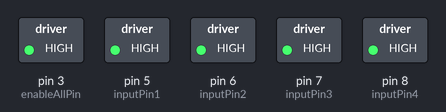
A sketch run on a simulated Arduino Uno, built with avr-gcc and run on an emulated ATmega328P. Parts: switched loads named in the sketch (green lamp = pin HIGH). At 8.9 s the program stops and its outputs stay as they are.

Above: at 0.1 s.
At 3.21 s:
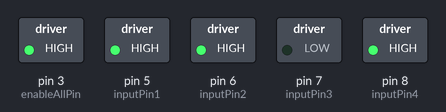
At 7.9 s:
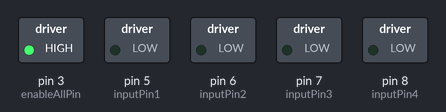
Timing chart, 0 to 9.4 s (numbered marks = the images above):
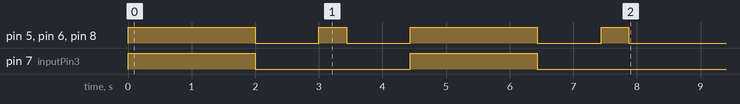

Measured:
- by itself, pin 7 (inputPin3): alternates HIGH for 2.0 s and LOW for 2.4 s
- by itself, pin 5 (inputPin1), pin 6 (inputPin2), pin 8 (inputPin4): LOW → HIGH at 0.00 s, → LOW 2.0 s later, → HIGH 1.0 s later, → LOW 0.44 s later, … (8 changes in this stretch)

The sketch:

move_smartcar_dir_dist_v1.1.ino
```cpp
// move_smartcar_dir_dist_v1.1
// d26m08y2024
// Drive program / client code
// Goal: An attempt to move car forward this time delegating
// guidance and control to an AutoPilot class as opposed to
// using regular functions
// Bibliography"
// Bibliography:
// 1.) McWhorter, (2020), Introduction to Robotics and Robot Training Tutorials
// 2.) Horton and Van Weert, (2023), C++ 23
// 3.) Horton, I., (2014), Visual C++
// 4.) http://www.101.lv/learn/C++/
// 5.) Friedenthal, et al. (2015)
// To do:
// 1.) Instead of using literals to initialize the Autopilot class object, implement a
//     single parameter constructor using the explicit keyword.
// 2.) Next, test the single parameter constructor in the driver program and initialize
//     the three parameter Autopilot object using their single parameter counterparts.
// 3.) Next, implement member access functions for moveCarForward(...) that pass an
//     array of Motor type as parameter to initialize the pin numbers.
//

//#include "Motor.h" (Can only be included once; duplicate headers will trigger and error
#include "Autopilot.h"

// Declare global variable:
Motor enableAllPin {3};    // Create and initialize class objects, accordingly
Motor inputPin1 {5};
Motor inputPin2 {6};
Motor inputPin3 {7};
Motor inputPin4 {8};

//Autopilot a_LinearDisp{2.0,,};    // Define a single parameter constructor

Autopilot pilotOne{2.0,2,enableAllPin};    // Create an object of Autopilot class...
                                       // and initialize the same using literals and Motor type

float a_Millisec = 1000;    // Set time, i.e. 1000 milli second = 1 second


void setup() {
  // put your setup code here, to run once:
  // Turn serial monitor on:
  Serial.begin(9600);    // Specify baudrate of serial monitor

  // Setup pins:x
  pinMode(enableAllPin.getPinNumber(),OUTPUT);
  pinMode(inputPin1.getPinNumber(),OUTPUT);
  pinMode(inputPin2.getPinNumber(),OUTPUT);
  pinMode(inputPin3.getPinNumber(),OUTPUT);
  pinMode(inputPin4.getPinNumber(),OUTPUT);

  // Activate main pin:
  digitalWrite(enableAllPin.getPinNumber(),HIGH);

}

void loop() {
  // put your main code here, to run repeatedly:

  // Call functions:
  // NOTE: Pay attention to the arguments passed as well as their units
  // ( e.g. meters, radians, etc)
  pilotOne.moveCarForward(2.0,inputPin1,inputPin2,inputPin3,inputPin4);    // NOTE: Pay attention to the arguments passed!
  pilotOne.stopCar(inputPin1,inputPin2,inputPin3,inputPin4);
  pilotOne.turnCarRight(180,inputPin1,inputPin2,inputPin3,inputPin4);    // NOTE: Pay attention to the arguments passed!
  pilotOne.stopCar(inputPin1,inputPin2,inputPin3,inputPin4);
  pilotOne.moveCarForward(2.0,inputPin1,inputPin2,inputPin3,inputPin4);
  pilotOne.stopCar(inputPin1,inputPin2,inputPin3,inputPin4);
  pilotOne.turnCarLeft(180,inputPin1,inputPin2,inputPin3,inputPin4);
  pilotOne.stopCar(inputPin1,inputPin2,inputPin3,inputPin4);

  while(true)
  {
    // Indefinite pause/loop
  }

}
```

Autopilot.cpp
```cpp
// Autopilot.cpp
// d26m08y2024
// Class implementation
// Rationale: Attempt to decompose system functions and delegate
// guidance and control of SmartCar System to the AutoPilot module
// under the GuidanceAndControl Subsystem
// Goal: To move SmartCar forward using class implementation
// Bibliography:
// 1.) McWhorter, (2020), Introduction to Robotics and Robot Training Tutorials
// 2.) Horton and Van Weert, (2023), C++ 23
// 3.) Horton, I., (2014), Visual C++
// 4.) http://www.101.lv/learn/C++/
// 5.) Friedenthal, et al. (2015)
//

#include "Autopilot.h"
#include<Arduino.h>    // Need to add <Arduino.h> preprocessor directive since it already appears in
// Motor.cpp class implementation

// Class definitions:
Autopilot::Autopilot() = default;    // Use 'default' keyword since body of the constructor
Autopilot::~Autopilot() = default;    // contains no content

// Constructor initialized using member initializer list (p. 464, Horton and Van Weert (2023)):
Autopilot::Autopilot(float f_linDisp, float f_angDisp, Motor f_pinNum)
    :m_linearDisp{f_linDisp}, m_angularDisp{f_angDisp}, m_pinNumber{f_pinNum}
{
  //Serial.println("Autopilot copy constructor called.");
}

// Copy constructor to copy by reference hence, '&' operator:
Autopilot::Autopilot(const Autopilot& f_linDisp, const Autopilot& f_angDisp, const Autopilot& f_pinNum)
    :m_linearDisp{f_linDisp.m_linearDisp}, m_angularDisp{f_angDisp.m_angularDisp}, m_pinNumber{f_pinNum.m_pinNumber}
{
  //Serial.println("Autopilot copy constructor called.");
}

// Member function definitions:
//void Autopilot::moveCarForward(float f_linDisp, Motor f_pinNum)
//{
//  m_pinNumber = f_pinNum;
//}

void Autopilot::moveCarForward(float f_linDisp, Motor f_pinNum1, Motor f_pinNum2, Motor f_pinNum3, Motor f_pinNum4)
{
  // Make car go forward:
  digitalWrite(f_pinNum1.getPinNumber(),1);
  digitalWrite(f_pinNum2.getPinNumber(),1);
  digitalWrite(f_pinNum3.getPinNumber(),1);
  digitalWrite(f_pinNum4.getPinNumber(),1);

  float f_Time = 0;    // Initialize time
  float a_Millisec = 1000;

  f_Time = (f_linDisp/1.0007804) * a_Millisec;    // Compute time (NOTE: Account for
                                                   // milliseconds)
  delay(f_Time);    // Add delay for 1 second
  //stopCar();    // Call function
}


void Autopilot::moveCarBackward(float f_linDisp, Motor f_pinNum1, Motor f_pinNum2, Motor f_pinNum3, Motor f_pinNum4)
{
  // Make car go backward:
  digitalWrite(f_pinNum1.getPinNumber(),1);
  digitalWrite(f_pinNum2.getPinNumber(),1);
  digitalWrite(f_pinNum3.getPinNumber(),0);
  digitalWrite(f_pinNum4.getPinNumber(),0);

  float f_Time = 0;    // Initialize time
  float a_Millisec = 1000;

  f_Time = (f_linDisp/1.0007804) * a_Millisec;    // Compute time (NOTE: Account for
                                                   // milliseconds)
  delay(f_Time);    // Add delay for 1 second
  //stopCar();    // Call function
}

void Autopilot::turnCarRight(float f_angDisp, Motor f_pinNum1, Motor f_pinNum2, Motor f_pinNum3, Motor f_pinNum4)
{
  // Make car turn right:
  digitalWrite(f_pinNum1.getPinNumber(),1);
  digitalWrite(f_pinNum2.getPinNumber(),1);
  digitalWrite(f_pinNum3.getPinNumber(),0);
  digitalWrite(f_pinNum4.getPinNumber(),1);

  float f_Time = 0;    // Initialize time
  float a_Millisec = 1000;

  // NOTE: The value of the divisor below was computed as the rate of angular
  // displacement during manual calibration process:
  f_Time = (f_angDisp/410) * a_Millisec;    // Compute time (NOTE: Account for
                                                   // milliseconds)
  //Serial.println("Time = ");
  //Serial.println(f_Time);
  //Serial.println("Angular Distance = ");
  //Serial.println(f_angDisp);

  delay(f_Time);    // Add delay for 1 second
  //stopCar();    // Call function

}

void Autopilot::turnCarLeft(float f_angDisp, Motor f_pinNum1, Motor f_pinNum2, Motor f_pinNum3, Motor f_pinNum4)
{
  // Make car turn right:
  digitalWrite(f_pinNum1.getPinNumber(),1);
  digitalWrite(f_pinNum2.getPinNumber(),1);
  digitalWrite(f_pinNum3.getPinNumber(),0);
  digitalWrite(f_pinNum4.getPinNumber(),1);

  float f_Time = 0;    // Initialize time
  float a_Millisec = 1000;

  // NOTE: The value of the divisor below was computed as the rate of angular
  // displacement during manual calibration process:
  f_Time = (f_angDisp/410) * a_Millisec;    // Compute time (NOTE: Account for
                                                   // milliseconds)
  //Serial.println("Time = ");
  //Serial.println(f_Time);
  //Serial.println("Angular Distance = ");
  //Serial.println(f_angDisp);

  delay(f_Time);    // Add delay for 1 second
  //stopCar();    // Call function

}


void Autopilot::stopCar(Motor f_pinNum1, Motor f_pinNum2, Motor f_pinNum3, Motor f_pinNum4)
{
  // Make car go forward:
  digitalWrite(f_pinNum1.getPinNumber(),0);
  digitalWrite(f_pinNum2.getPinNumber(),0);
  digitalWrite(f_pinNum3.getPinNumber(),0);
  digitalWrite(f_pinNum4.getPinNumber(),0);

  float a_Millisec = 1000;

  delay(a_Millisec);    // Add delay for 1 second
}
```

Autopilot.h
```cpp
// Autopilot.h
// d26m08y2024
// Class header file
// Rationale: Attempt to decompose system functions and delegate
// guidance and control of SmartCar System to the AutoPilot module
// under the GuidanceAndControl Subsystem
// Goal: To move SmartCar forward using class implementation
// Bibliography:
// 1.) McWhorter, (2020), Introduction to Robotics and Robot Training Tutorials
// 2.) Horton and Van Weert, (2023), C++ 23
// 3.) Horton, I., (2014), Visual C++
// 4.) http://www.101.lv/learn/C++/
// 5.) Friedenthal, et al. (2015)
//

#include "Motor.h"    // Preprocessor directive to include 'Motor.h' header files

// Class declaration of prototypes:
class Autopilot
{
  public:
      Autopilot();    // User defined default constructor prototype
      ~Autopilot();    // " " " destructor " "

      explicit Autopilot(float f_linDisp, float f_angDisp, Motor f_pinNum);    // " " constructor
                                        // prototype with 'explicit' keyword
      Autopilot(const Autopilot& f_linDisp, const Autopilot& f_angDisp, const Autopilot& f_pinNum);    // User defined
                                        // copy constructor prototype
      // Member function prototype:
      void moveCarForward(float f_linDisp, Motor f_pinNum1, Motor f_pinNum2, Motor f_pinNum3, Motor f_pinNum4);
      void moveCarBackward(float f_linDisp, Motor f_pinNum1, Motor f_pinNum2, Motor f_pinNum3, Motor f_pinNum4);
      void turnCarRight(float f_angDisp, Motor f_pinNum1, Motor f_pinNum2, Motor f_pinNum3, Motor f_pinNum4);
      void turnCarLeft(float f_angDisp, Motor f_pinNum1, Motor f_pinNum2, Motor f_pinNum3, Motor f_pinNum4);
      void stopCar(Motor f_pinNum1, Motor f_pinNum2, Motor f_pinNum3, Motor f_pinNum4);

  private:
      float m_linearDisp;    // Member variable (Note the variable types)
      float m_angularDisp;
      Motor m_pinNumber;
};   // Never forget to add ';' to legitimize the class declaration
```

Motor.cpp
```cpp
// Motor.cpp
// d24m08y2024
// Class implementation
// Rationale: Named it 'Motor' as opposed to 'Motors' because in the future
// one can create an array of motors like in the example on p. 460
// of Horton & Van Weert, (2023).
// Goal: To move smartcar forward using class implementation
// Bibliography"
// 1.) McWhorter, (2020), Introduction to Robotics and Robot Training Tutorials
// 2.) Horton and Van Weert, (2023), C++ 23
//

#include "Motor.h"
#include<Arduino.h>

// Class definitions:
Motor::Motor() = default;    // Use 'default' keyword since body of constructor
Motor::~Motor() = default;    // contains no content and it is best practice

// Constructor initialized using member initializer list:
Motor::Motor(int f_pinNum):m_pinNumber{f_pinNum}
{
  //Serial.println("Motor single-argument constructor called.");
}

// Copy constructor to copy by reference hence, '&' operator:
Motor::Motor(const Motor& f_pinNum)
    :m_pinNumber{f_pinNum.m_pinNumber}
{
  //Serial.println("Motor copy constructor called.");
}

// Member function definitions:
void Motor::setPinNumber(int f_pinNum)
{
  m_pinNumber = f_pinNum;
}

int Motor::getPinNumber()
{
  return m_pinNumber;
}
```

Motor.h
```cpp
// Motor.h
// d24m08y2024
// Class header file
// Rationale: Named it 'Motor' as opposed to 'Motors' because in the future
// one can create an array of motors like in the example on p. 460
// of Horton & Van Weert, (2023).
// Goal: To move smartcar forward using class implementation
// Bibliography"
// 1.) McWhorter, (2020), Introduction to Robotics and Robot Training Tutorials
// 2.) Horton and Van Weert, (2023), C++ 23
//

// Class declaration of prototypes:
class Motor
{
  public:
      Motor();    // User defined default constructor prototypes
      ~Motor();    // " " " destructor " "

      explicit Motor(int f_pinNum);    // " " constructor prototype with 'explicit' keyword...
                                       // because this is a single argument constructor.
      Motor(const Motor& f_pinNum);    // User defined copy constructor prototype

      void setPinNumber(int f_pinNum);    // Member function prototype to assign
                                          // member variable with pin number
      int getPinNumber();    // "" to retrieve value of member variable
  private:
      int m_pinNumber;    // Member variable

};    // Never forget to add ';' to make this a class declaration
```
